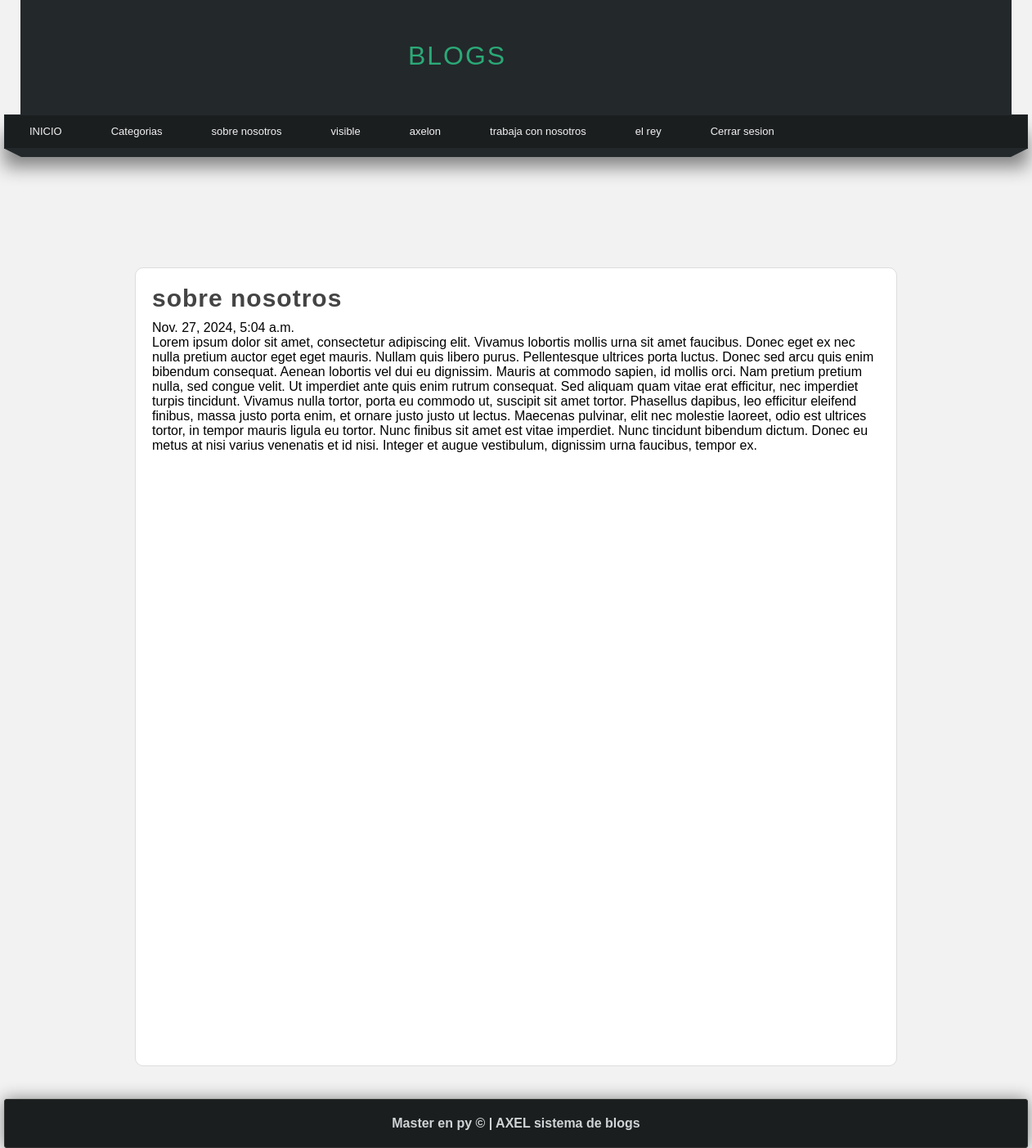
/pagina/nosotros (signed in), run on the app's committed database.
### paginas/models.py (models this page shows, shortened)
class Page(models.Model):
    title = models.CharField(max_length=100)
    content = RichTextField()
    order = models.IntegerField(default=0, verbose_name="orden")
    slug = models.CharField(unique=True,max_length=100)
    public = models.BooleanField()
    created_at = models.DateTimeField(auto_now_add=True)
    updated_at = models.DateTimeField(auto_now=True)
    class Meta:
        verbose_name = 'pagina'
        verbose_name_plural = 'Paginas'

### paginas/views.py (the view)
# urls.py: path('pagina/<str:slug>', views.page, name='pagina')
@login_required(login_url='login') #permite proteger la vista
def page(request, slug):
    page = Page.objects.get(slug = slug)
    return render(request, 'pages/page.html',{
        'title':page.title,
        'page':page
    })

### blog/context_processor.py (called while the page is built)
def get_Categorias(request):
    ids = Articulo.objects.filter(public = True).values_list( 'categoria', flat=True)
    Categoria1 = Categoria.objects.filter(id__in =  ids).values_list('id', 'name')
    return{
        'categorias':Categoria1,
        'public': ids
    }

### paginas/context_processor.py (called while the page is built)
def get_pages(request):
    pages = Page.objects.filter(public = True).order_by('order').values_list('id', 'title', 'slug')
    return{
        'pages':pages
    }

### paginas/templates/pages/page.html (shortened to what this page needs)
{% extends "layouts/layout.html"%}
{% block content %}
    <H1 class= "title">{{title}}</H1>
    <span class="date">{{page.created_at}}</span>
    <p class= "content">{{page.content|safe}}</p>
{% endblock %}

### mainapp/templates/layouts/layout.html (shortened to what this page needs)
{% load static %}
<!DOCTYPE html>
<html lang="en">
<head>
    <link rel="stylesheet" type="text/css" href="{% static 'css/content.css' %}">
    <link rel="stylesheet" type="text/css" href="{% static 'css/styles.css' %}">
</head>
<body>
    <header>
        <div id="logotipo">
            <h1>BLOGS</h1>
        </div>
    </header>
    <nav>
        <ul>
            <li>
                <a href="{% url 'index' %}">INICIO</a>
            </li>
            {% if user.is_authenticated %}
                <li>
                    <a href="{% url 'listar_articulos' %}">Categorias</a>
                </li>
                {% for page  in pages %}
                    <li>
                        <a href="{% url 'pagina' page.2 %}"> {{page.1}}</a>
                    </li>
                {% endfor %}
                <li>
                    <a href="{% url 'logout' %}">Cerrar sesion</a>
                </li>
            {% endif %}
        </ul>
    </nav>
    <div class="barra">
        <span class="esquina-izquierda"></span>
        <span class="relleno"></span>
        <span class="esquina-derecha"></span>
    </div>
    <div class="content">
        <div class="box">
            {% block content %}{% endblock %}
        </div>
    </div>
</body>
<footer>
    <h4>Master en py &copy; | AXEL sistema de blogs</h4>
</footer>
</html>

### mainapp/static/css/content.css (style rules this page uses)
.box { background: white; border-radius: 10px; width: 890px; min-height: 935px; padding: 20px; border: 1px solid #ddd; margin: 0 auto; }
.title { color: #444; letter-spacing: 1px; font-size:30px; margin-bottom: 10px; }
footer { width: 1250px; background-color: #1B1E1F; border: 1px solid #333; border-radius: 3px; color: #D1D4D6; text-align: center; margin: 0 auto; margin-top: 40px; padding-top: 20px; padding-bottom: 20px; box-shadow: 0px 0px 20px gray; }

### mainapp/static/css/styles.css (style rules this page uses)
* { margin: 0px; padding: 0px; font-family: sans-serif; text-decoration: none; }
body { background-color: #F2F2F2; }
header { width: 1212px; height: 140px; background-color: #23282b; margin: 0px auto; }
#logotipo { width: 35%; height: 140px; margin: 0 auto; padding-top: 10px; }
#logotipo h1 { display: block; float: left; margin-left: 20px; margin-top: 40px; letter-spacing: 2px; color: #2ba977; font-family: 'Franklin Gothic Medium', 'Arial Narrow', Arial, sans-serif; font-weight: normal; }
nav { margin: 0 auto; width: 1250px; height: 40px; background-color: #1b1e1f; border: 1px solid #23282b; box-shadow: 0px 22px 22px gray; font-size: 13px; }
nav > ul { list-style: none; text-decoration: none; }
nav > ul > li { line-height: 40px; float: left; }
nav > ul > li > a { display: block; padding-left: 30px; padding-right: 30px; color: #F2F2F2; }
.barra { width: 1250px; margin: 0 auto; margin-bottom: 145px; }
.esquina-izquierda { display: block; border-left: 20px solid transparent; border-top: 10px solid #23282b; float: left; }
.esquina-derecha { display: block; border-right: 20px solid transparent; border-top: 10px solid #23282b; float:right; }
.relleno { display: block; width: 1210px; height: 10px; background: #23282b; float: left; }

### data on the page
Page: title "sobre nosotros", created_at "Nov. 27, 2024, 5:04 a.m.", content "Lorem ipsum dolor sit amet, consectetur adipiscing elit. Vivamus lobortis mollis urna sit amet faucibus. Donec eget ex nec nulla pretium auctor eget eget mauris. Nullam quis libero purus. Pellentesque ultrices porta luctus. Donec sed arcu quis enim bibendum consequat. Aenean lobortis vel dui eu dignissim. Mauris at commodo sapien, id mollis orci. Nam pretium pretium nulla, sed congue velit. Ut imperdiet ante quis enim rutrum consequat. Sed aliquam quam vitae erat efficitur, nec imperdiet turpis tincidunt. Vivamus nulla tortor, porta eu commodo ut, suscipit sit amet tortor. Phasellus dapibus, leo efficitur eleifend finibus, massa justo porta enim, et ornare justo justo ut lectus. Maecenas…"
Page: title "visible"
Page: title "axelon"
Page: title "trabaja con nosotros"
Page: title "el rey"
